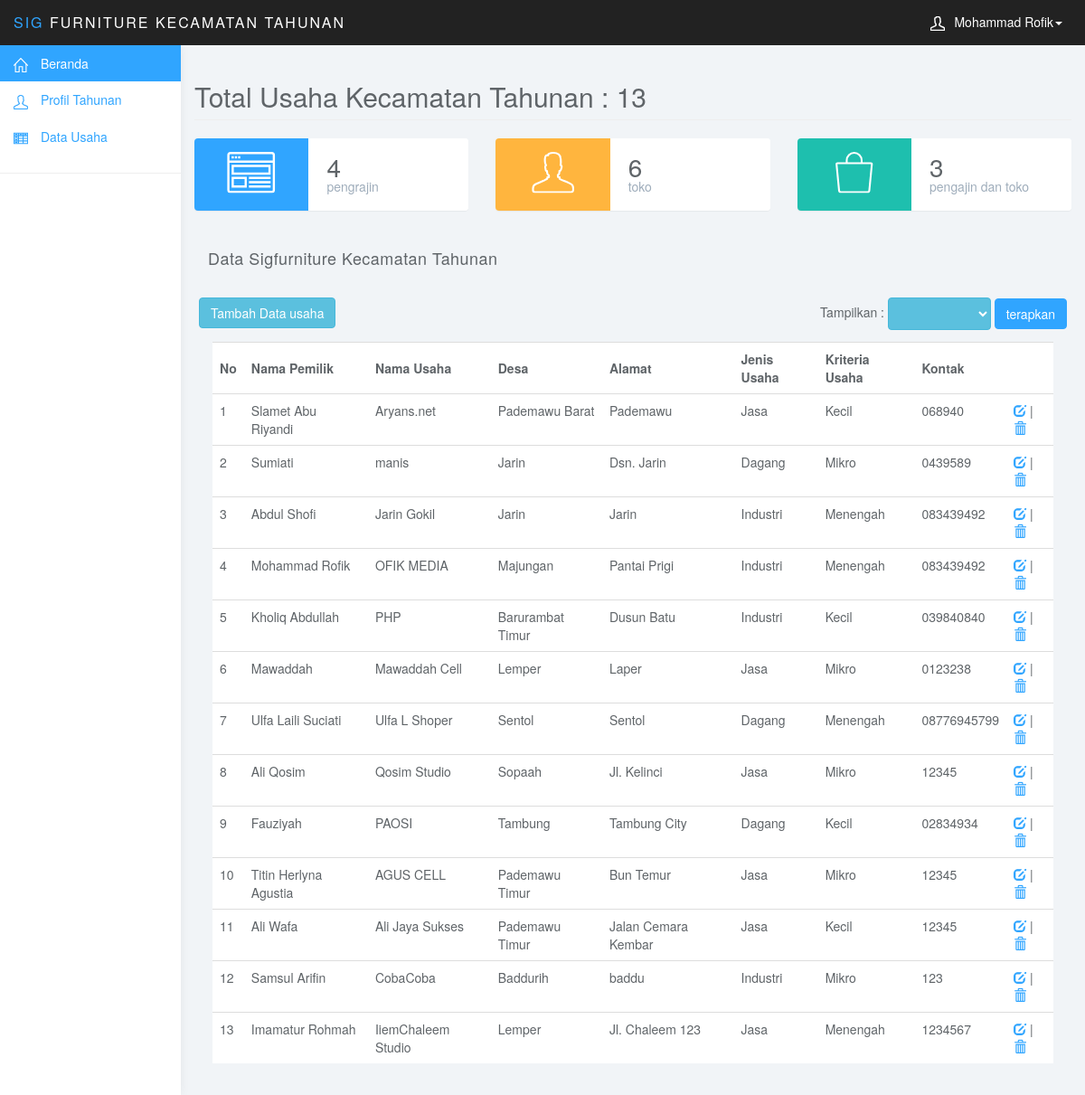
Screenshot of /admin/index.php?dataUmkm (signed in) with the database file from the repository.
### tables this page shows
CREATE TABLE IF NOT EXISTS `user` (
  `id` int(11) NOT NULL AUTO_INCREMENT,
  `nama` varchar(35) NOT NULL,
  `jendre` varchar(25) NOT NULL,
  `username` varchar(35) NOT NULL,
  `pass` varchar(35) NOT NULL,
  `ket` text NOT NULL,
  PRIMARY KEY (`id`)
);

CREATE TABLE IF NOT EXISTS `data` (
  `id` int(100) NOT NULL AUTO_INCREMENT,
  `nama_pemilik` varchar(35) NOT NULL,
  `nama_umkm` varchar(50) NOT NULL,
  `alamat` varchar(250) NOT NULL,
  `usaha` varchar(25) NOT NULL,
  `jenis_usaha` varchar(35) NOT NULL,
  `desa` varchar(35) NOT NULL,
  `kriteria` varchar(35) NOT NULL,
  `kontak` varchar(35) NOT NULL,
  `lat` varchar(50) NOT NULL,
  `longi` varchar(50) NOT NULL,
  `keterangan` varchar(250) NOT NULL,
  PRIMARY KEY (`id`)
);

### admin/config.php (called while the page is built, shortened)
<?php
$host = "localhost";
$user = "root";
$pass = "";
$data = "sigfurniture";
$konek = mysqli_connect($host, $user, $pass, $data)  or die(mysqli_connect_error());
$tblAdmin = mysqli_query($konek, "SELECT * FROM user WHERE id=1");
$admin = mysqli_fetch_array($tblAdmin);
$data = mysqli_query($konek, "SELECT * FROM data");
$jmlData = mysqli_num_rows($data);
$umkmIndustri = mysqli_query($konek, "SELECT * FROM data WHERE usaha='Industri'");
$jmlIndustri = mysqli_num_rows($umkmIndustri);
$umkmJasa = mysqli_query($konek, "SELECT * FROM data WHERE usaha='Jasa'");
$jmlJasa = mysqli_num_rows($umkmJasa);
$umkmDagang = mysqli_query($konek, "SELECT * FROM data WHERE usaha='Dagang'");
$jmlDagang = mysqli_num_rows($umkmDagang);
$lihat = $_GET['dataUmkm'];
?>

### admin/umkm.php (the view, shortened to what this page needs)
<div class="row">
	<div class="col-lg-12">
	<?php
	if ($lihat == 'Baddurih' || $lihat == 'Barurambat Timur' || $lihat == 'Buddagan' || $lihat == 'Buddih' || $lihat == 'Bunder' || $lihat == 'Dasok' || $lihat == 'Durbuk' || $lihat == 'Jarin' || $lihat == 'Lawangan Daya' || $lihat == 'Lemper' || $lihat == 'Majungan' || $lihat == 'Murtajih' || $lihat == 'Padelegan' || $lihat == 'Pademawu Barat' || $lihat == 'Pademawu Timur' || $lihat == 'Pagagan' || $lihat == 'Prekbun' || $lihat == 'Sentol' || $lihat == 'Sopaah' || $lihat == 'Sumedangan' || $lihat == 'Tambung' || $lihat == 'Tanjung') {
		echo "<h2 class='page-header'>Total Usaha di Desa ".$lihat." : ".$dataDesa."</h2>";
	}else{
		echo "<h2 class='page-header'>Total Usaha Kecamatan Tahunan  : ". $jmlData."</h2>";
	}
	?>
	</div>
</div>
<div class="row">
			<div class="col-xs-12 col-md-6 col-lg-4">
				<div class="panel panel-blue panel-widget ">
					<div class="row no-padding">
						<div class="col-sm-3 col-lg-5 widget-left">
							<svg class="glyph stroked bag"><use xlink:href="#stroked-app-window-with-content"></use></svg>
						</div>
						<div class="col-sm-9 col-lg-7 widget-right">
							<div class="large"><?php
							if ($lihat == 'Baddurih' || $lihat == 'Barurambat Timur' || $lihat == 'Buddagan' || $lihat == 'Buddih' || $lihat == 'Bunder' || $lihat == 'Dasok' || $lihat == 'Durbuk' || $lihat == 'Jarin' || $lihat == 'Lawangan Daya' || $lihat == 'Lemper' || $lihat == 'Majungan' || $lihat == 'Murtajih' || $lihat == 'Padelegan' || $lihat == 'Pademawu Barat' || $lihat == 'Pademawu Timur' || $lihat == 'Pagagan' || $lihat == 'Prekbun' || $lihat == 'Sentol' || $lihat == 'Sopaah' || $lihat == 'Sumedangan' || $lihat == 'Tambung' || $lihat == 'Tanjung'){
								echo $jmlIndustriDesa;;
							}else{
								echo $jmlIndustri;
							}
							?></div>
							<div class="text-muted">pengrajin</div>
						</div>
					</div>
				</div>
			</div>
			<div class="col-xs-12 col-md-6 col-lg-4">
				<div class="panel panel-orange panel-widget">
					<div class="row no-padding">
						<div class="col-sm-3 col-lg-5 widget-left">
							<svg class="glyph stroked male-user"><use xlink:href="#stroked-male-user"></use></svg>
						</div>
						<div class="col-sm-9 col-lg-7 widget-right">
							<div class="large"><?php
								if ($lihat == 'Baddurih' || $lihat == 'Barurambat Timur' || $lihat == 'Buddagan' || $lihat == 'Buddih' || $lihat == 'Bunder' || $lihat == 'Dasok' || $lihat == 'Durbuk' || $lihat == 'Jarin' || $lihat == 'Lawangan Daya' || $lihat == 'Lemper' || $lihat == 'Majungan' || $lihat == 'Murtajih' || $lihat == 'Padelegan' || $lihat == 'Pademawu Barat' || $lihat == 'Pademawu Timur' || $lihat == 'Pagagan' || $lihat == 'Prekbun' || $lihat == 'Sentol' || $lihat == 'Sopaah' || $lihat == 'Sumedangan' || $lihat == 'Tambung' || $lihat == 'Tanjung'){
								echo $jmlJasaDesa;;
							}else{
								echo $jmlJasa;
							}
							?></div>
							<div class="text-muted">toko</div>
						</div>
					</div>
				</div>
			</div>
			<div class="col-xs-12 col-md-6 col-lg-4">
				<div class="panel panel-teal panel-widget">
					<div class="row no-padding">
						<div class="col-sm-3 col-lg-5 widget-left">
							<svg class="glyph stroked bag"><use xlink:href="#stroked-bag"></use></svg>
						</div>
						<div class="col-sm-9 col-lg-7 widget-right">
							<div class="large"><?php
								if ($lihat == 'tahunan' || $lihat == 'Barurambat Timur' || $lihat == 'Buddagan' || $lihat == 'Buddih' || $lihat == 'Bunder' || $lihat == 'Dasok' || $lihat == 'Durbuk' || $lihat == 'Jarin' || $lihat == 'Lawangan Daya' || $lihat == 'Lemper' || $lihat == 'Majungan' || $lihat == 'Murtajih' || $lihat == 'Padelegan' || $lihat == 'Pademawu Barat' || $lihat == 'Pademawu Timur' || $lihat == 'Pagagan' || $lihat == 'Prekbun' || $lihat == 'Sentol' || $lihat == 'Sopaah' || $lihat == 'Sumedangan' || $lihat == 'Tambung' || $lihat == 'Tanjung'){
								echo $jmlDagangDesa;;
							}else{
								echo $jmlDagang;
							}
							?></div>
							<div class="text-muted">pengajin dan toko</div>
						</div>
					</div>
				</div>
			</div>
</div>
			<div class="panel-heading">
				Data Sigfurniture Kecamatan Tahunan
			</div>
			<div style="margin-top:10px; padding: 0 5px;">
			<a href="?tambah"><button class="btn btn-info"> Tambah Data usaha</button></a>
			<div class="pull-right">
					<form method="GET" action="">
						Tampilkan :
						<select class="btn btn-info" style="text-align:left;" name="dataUmkm">
							<option value="<?php echo $lihat; ?>"><?php echo $lihat; ?></option>
									<option value="tahunan">tahunan</option>
						</select>
						<input class="btn btn-primary" type="submit" name="tampil" value="terapkan">
					</form>
				</div>
				<div>
			<div class="panel-body">
				<table class="table table-hover">
					<tr>
						<thead>
							<th>No</th>
							<th>Nama Pemilik</th>
							<th>Nama Usaha</th>
							<th>Desa</th>
							<th>Alamat</th>
							<th>Jenis Usaha</th>
							<th>Kriteria Usaha</th>
							<th>Kontak</th>
							<th></th>
						</thead>
					</tr>
					<?php
					$no = 1;
					if ($lihat == 'Baddurih' || $lihat == 'Barurambat Timur' || $lihat == 'Buddagan' || $lihat == 'Buddih' || $lihat == 'Bunder' || $lihat == 'Dasok' || $lihat == 'Durbuk' || $lihat == 'Jarin' || $lihat == 'Lawangan Daya' || $lihat == 'Lemper' || $lihat == 'Majungan' || $lihat == 'Murtajih' || $lihat == 'Padelegan' || $lihat == 'Pademawu Barat' || $lihat == 'Pademawu Timur' || $lihat == 'Pagagan' || $lihat == 'Prekbun' || $lihat == 'Sentol' || $lihat == 'Sopaah' || $lihat == 'Sumedangan' || $lihat == 'Tambung' || $lihat == 'Tanjung'){
						if ($dataDesa < 1) {
							echo "<tr>
								<td colspan='10' class='alert-danger'>Tidak ada data UMKM !</td>
								</tr>";
						}else{
							while ($row = mysqli_fetch_array($showDesa)) {
								echo "<tr>
									<td>$no</td>
									<td>".$row['nama_pemilik']."</td>
									<td>".$row['nama_umkm']."</td>
									<td>".$row['desa']."</td>
									<td>".$row['alamat']."</td>
									<td>".$row['usaha']."</td>
									<td>".$row['kriteria']."</td>
									<td>".$row['kontak']."</td>
									<td><a href='?edit=$row[0]'><span class='glyphicon glyphicon-edit' title='Edit'></span></a> | <a href='?hapus=$row[0]'><span class='glyphicon glyphicon-trash' title='Hapus'></span></a></td>
								</tr>";
							$no++;
								}
						}
					}
					else{
						while ($row = mysqli_fetch_array($data)) {
						echo "<tr>
							<td>$no</td>
							<td>".$row['nama_pemilik']."</td>
							<td>".$row['nama_umkm']."</td>
							<td>".$row['desa']."</td>
							<td>".$row['alamat']."</td>
							<td>".$row['usaha']."</td>
							<td>".$row['kriteria']."</td>
							<td>".$row['kontak']."</td>
							<td><a href='?edit=$row[0]'><span class='glyphicon glyphicon-edit' title='Edit'></span></a> | <a href='?hapus=$row[0]'><span class='glyphicon glyphicon-trash' title='Hapus'></span></a></td>
						</tr>";
						$no++;
					}
				}
					?>
				</table>
			</div>
		</div>
	</div>
</div>

### admin/index.php (shortened to what this page needs)
<?php
if (empty($_SESSION['umkm'])) {
	header("location:login.php");
}else{
require_once 'config.php';
?>
<!DOCTYPE html>
<html>
<head>
<link href="css/bootstrap.min.css" rel="stylesheet">
<link href="css/datepicker3.css" rel="stylesheet">
<link href="css/styles.css" rel="stylesheet">
</head>
<body>
	<nav class="navbar navbar-inverse navbar-fixed-top" role="navigation">
		<div class="container-fluid">
			<div class="navbar-header">
				<a class="navbar-brand" href="#"><span>SIG</span> Furniture Kecamatan Tahunan</a>
				<ul class="user-menu">
					<li class="dropdown pull-right">
						<a href="#" class="dropdown-toggle" data-toggle="dropdown"><svg class="glyph stroked male-user"><use xlink:href="#stroked-male-user"></use></svg><?php echo $admin['1'];?><span class="caret"></span></a>
					</li>
				</ul>
			</div>
		</div>
	</nav>
	<div id="sidebar-collapse" class="col-sm-3 col-lg-2 sidebar">
		<ul class="nav menu">
			<li class="active"><a href="?beranda"><svg class="glyph stroked home"><use xlink:href="#stroked-home"></use></svg> Beranda</a></li>
			<li><a href="?profilPdmw"><svg class="glyph stroked male-user"><use xlink:href="#stroked-male-user"></use></svg> Profil Tahunan</a></li>
			<li><a href="?dataUmkm"><svg class="glyph stroked table"><use xlink:href="#stroked-table"></use></svg> Data Usaha</a></li>
			<li role="presentation" class="divider"></li>
		</ul>
	</div>
	<div class="col-sm-9 col-sm-offset-3 col-lg-10 col-lg-offset-2 main">
		<?php
			if (isset($_GET['?beranda'])) {
				require_once 'beranda.php';
			}elseif (isset($_GET['profilPdmw']) || isset($_GET['editProfil'])) {
				require_once 'profilPdmw.php';
			}elseif (isset($_GET['dataUmkm'])) {
				require_once 'umkm.php';
			}elseif (isset($_GET['tambah'])) {
				require_once 'tambah.php';
			}elseif (isset($_GET['hapus'])) {
				require_once 'hapus.php';
			}elseif (isset($_GET['edit'])) {
				require_once 'edit.php';
			}elseif (isset($_GET['admin'])) {
				require_once 'admin.php';
			}elseif (isset($_GET['desa']) || isset($_GET['editDesa'])) {
				require_once 'desa.php';
			}
			else{
				require_once 'beranda.php';
			}
		?>
</body>
</html>
<?php
 } ?>

### admin/css/styles.css (style rules this page uses)
body { background: #f1f4f7; padding-top: 50px; color: #5f6468; }
a, a:hover, a:focus { color: #30a5ff; }
h1, h2, h3, h4, h5, h6 { color: #5f6468; }
h2 { font-weight: 300; margin-bottom: 20px; }
.large { font-size: 2em; }
.text-muted { color: #9fadbb; }
.no-padding { padding: 0; margin: 0; }
.navbar-header .navbar-brand { color: #fff; font-size: 16px; text-transform: uppercase; font-weight: 500; letter-spacing: 2px; }
.navbar-header .navbar-brand span { color: #30a5ff; }
.btn-primary, .btn-primary:hover, .btn-primary:focus, .btn-primary:active, .btn-primary.active, .open > .dropdown-toggle.btn-primary, .btn-primary.disabled, .btn-primary[disabled], fieldset[disabled] .btn-primary, .btn-primary.disabled:hover, .btn-primary[disabled]:hover, fieldset[disabled] .btn-primary:hover, .btn-primary.disabled:focus, .btn-primary[disabled]:focus, fieldset[disabled] .btn-primary:focus, .btn-primary.disabled:active, .btn-primary[disabled]:active, fieldset[disabled] .btn-primary:active, .btn-primary.disabled.active, .btn-primary[disabled].active, fieldset[disabled] .btn-primary.active { background-color: #30a5ff; border-color: #30a5ff; }
.panel { border: 0; }
.panel-heading { font-size: 18px; font-weight: 300; letter-spacing: 0.025em; height: 66px; line-height: 45px; }
.panel-widget { padding: 0; position: relative; }
.panel-blue { background: #30a5ff; color: #fff; }
.panel-teal { background: #1ebfae; color: #fff; }
.panel-orange { background: #ffb53e; color: #fff; }
.panel-blue .text-muted, .panel-teal .text-muted, .panel-orange .text-muted, .panel-red .text-muted { color: rgba(255, 255, 255, .5); }
.widget-left { height: 80px; padding-top: 15px; text-align: center; border-top-left-radius: 4px; border-bottom-left-radius: 4px; }
.widget-right { text-align: left; line-height: 1.6em; margin: 0px; padding: 20px; height: 80px; color: #999; font-weight: 300; background: #fff; border-top-right-radius: 4px; border-bottom-right-radius: 4px; }
.widget-right .text-muted { color: #9fadbb; }
.widget-right .large { color: #5f6468; }
.panel-blue .widget-left { background: #30a5ff; color: #fff; }
.panel-teal .widget-left { background: #1ebfae; color: #fff; }
.panel-orange .widget-left { background: #ffb53e; color: #fff; }
.panel-widget { background: #fff; }
.navbar { border: 0; }
.user-menu { display: inline-block; margin-top: 14px; margin-right: 10px; float: right; list-style: none; padding: 0; }
.user-menu a { color: #fff; }
.sidebar { display: block; background-color: #fff; padding: 0; display: none; }
@media (min-width: 768px) { .sidebar { display: block; position: fixed; top: 50px; bottom: 0; left: 0; z-index: 1000; display: block; margin: 0; padding: 0; overflow-x: hidden; overflow-y: auto; background-color: #fff; box-shadow: 1px 0px 10px rgba(0, 0, 0, .05); } }
@media (min-width: 768px) { .navbar-header { width: 100%; } }
.sidebar ul.nav .active a, .sidebar ul.nav li.parent a.active, .sidebar ul.nav .active > a:hover, .sidebar ul.nav li.parent a.active:hover, .sidebar ul.nav .active > a:focus, .sidebar ul.nav li.parent a.active:focus { color: #fff; background-color: #30a5ff; }
.sidebar ul.nav li.divider { border-bottom: 1px solid #eee; margin: 20px 0; }
.table { background: #fff; }
.table>thead>tr>th { border-bottom: 1px solid #e6e7e8; vertical-align: middle; height: 50px; }
.sidebar .glyph, .user-menu .glyph { height: 16px; width: 16px; margin: 0 10px 0 0; stroke-width: 3px; }
.user-menu .glyph { stroke-width: 4px; }
.panel-widget .glyph { stroke-width: 2px; }
.glyph.table { background: none; border: none; }

### rows the page displays
user: nama "Mohammad Rofik"
data: nama_pemilik "Slamet Abu Riyandi", nama_umkm "Aryans.net", desa "Pademawu Barat", alamat "Pademawu", usaha "Jasa", kriteria "Kecil", kontak "068940"
data: nama_pemilik "Sumiati", nama_umkm "manis", desa "Jarin", alamat "Dsn. Jarin", usaha "Dagang", kriteria "Mikro", kontak "0439589"
data: nama_pemilik "Abdul Shofi", nama_umkm "Jarin Gokil", desa "Jarin", alamat "Jarin", usaha "Industri", kriteria "Menengah", kontak "083439492"
data: nama_pemilik "Mohammad Rofik", nama_umkm "OFIK MEDIA", desa "Majungan", alamat "Pantai Prigi", usaha "Industri", kriteria "Menengah", kontak "083439492"
data: nama_pemilik "Kholiq Abdullah", nama_umkm "PHP", desa "Barurambat Timur", alamat "Dusun Batu", usaha "Industri", kriteria "Kecil", kontak "039840840"
data: nama_pemilik "Mawaddah", nama_umkm "Mawaddah Cell", desa "Lemper", alamat "Laper", usaha "Jasa", kriteria "Mikro", kontak "0123238"
data: nama_pemilik "Ulfa Laili Suciati", nama_umkm "Ulfa L Shoper", desa "Sentol", alamat "Sentol", usaha "Dagang", kriteria "Menengah", kontak "08776945799"
data: nama_pemilik "Ali Qosim", nama_umkm "Qosim Studio", desa "Sopaah", alamat "Jl. Kelinci", usaha "Jasa", kriteria "Mikro", kontak "12345"
data: nama_pemilik "Fauziyah", nama_umkm "PAOSI", desa "Tambung", alamat "Tambung City", usaha "Dagang", kriteria "Kecil", kontak "02834934"
data: nama_pemilik "Titin Herlyna Agustia", nama_umkm "AGUS CELL", desa "Pademawu Timur", alamat "Bun Temur", usaha "Jasa", kriteria "Mikro", kontak "12345"
data: nama_pemilik "Ali Wafa", nama_umkm "Ali Jaya Sukses", desa "Pademawu Timur", alamat "Jalan Cemara Kembar", usaha "Jasa", kriteria "Kecil", kontak "12345"
data: nama_pemilik "Samsul Arifin", nama_umkm "CobaCoba", desa "Baddurih", alamat "baddu", usaha "Industri", kriteria "Mikro", kontak "123"
data: nama_pemilik "Imamatur Rohmah", nama_umkm "IiemChaleem Studio", desa "Lemper", alamat "Jl. Chaleem 123", usaha "Jasa", kriteria "Menengah", kontak "1234567"

### other values shown
$jmlData "13"
$jmlIndustri "4"
$jmlJasa "6"
$jmlDagang "3"
